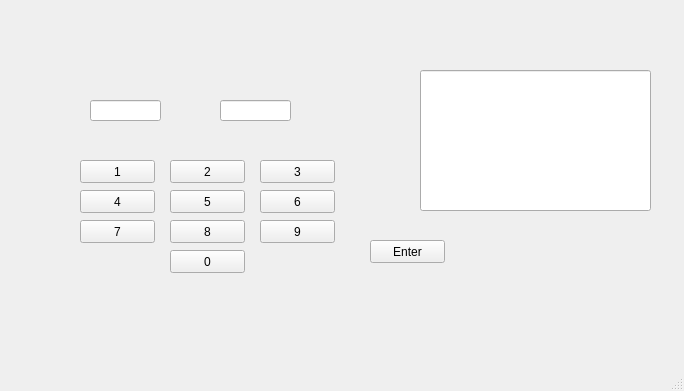
<?xml version="1.0" encoding="UTF-8"?>
<ui version="4.0">
 <class>free</class>
 <widget class="QMainWindow" name="free">
  <property name="geometry">
   <rect>
    <x>0</x>
    <y>0</y>
    <width>684</width>
    <height>391</height>
   </rect>
  </property>
  <property name="windowTitle">
   <string>MainWindow</string>
  </property>
  <widget class="QWidget" name="centralwidget">
   <widget class="QLineEdit" name="lineEdit">
    <property name="geometry">
     <rect>
      <x>90</x>
      <y>100</y>
      <width>71</width>
      <height>21</height>
     </rect>
    </property>
   </widget>
   <widget class="QLineEdit" name="lineEdit_2">
    <property name="geometry">
     <rect>
      <x>220</x>
      <y>100</y>
      <width>71</width>
      <height>21</height>
     </rect>
    </property>
   </widget>
   <widget class="QLineEdit" name="lineEdit_3">
    <property name="geometry">
     <rect>
      <x>420</x>
      <y>70</y>
      <width>231</width>
      <height>141</height>
     </rect>
    </property>
   </widget>
   <widget class="QPushButton" name="one">
    <property name="geometry">
     <rect>
      <x>80</x>
      <y>160</y>
      <width>75</width>
      <height>23</height>
     </rect>
    </property>
    <property name="text">
     <string>1</string>
    </property>
   </widget>
   <widget class="QPushButton" name="one_2">
    <property name="geometry">
     <rect>
      <x>170</x>
      <y>160</y>
      <width>75</width>
      <height>23</height>
     </rect>
    </property>
    <property name="text">
     <string>2</string>
    </property>
   </widget>
   <widget class="QPushButton" name="one_3">
    <property name="geometry">
     <rect>
      <x>260</x>
      <y>160</y>
      <width>75</width>
      <height>23</height>
     </rect>
    </property>
    <property name="text">
     <string>3</string>
    </property>
   </widget>
   <widget class="QPushButton" name="one_4">
    <property name="geometry">
     <rect>
      <x>80</x>
      <y>190</y>
      <width>75</width>
      <height>23</height>
     </rect>
    </property>
    <property name="text">
     <string>4</string>
    </property>
   </widget>
   <widget class="QPushButton" name="one_5">
    <property name="geometry">
     <rect>
      <x>170</x>
      <y>190</y>
      <width>75</width>
      <height>23</height>
     </rect>
    </property>
    <property name="text">
     <string>5</string>
    </property>
   </widget>
   <widget class="QPushButton" name="one_6">
    <property name="geometry">
     <rect>
      <x>260</x>
      <y>190</y>
      <width>75</width>
      <height>23</height>
     </rect>
    </property>
    <property name="text">
     <string>6</string>
    </property>
   </widget>
   <widget class="QPushButton" name="one_7">
    <property name="geometry">
     <rect>
      <x>80</x>
      <y>220</y>
      <width>75</width>
      <height>23</height>
     </rect>
    </property>
    <property name="text">
     <string>7</string>
    </property>
   </widget>
   <widget class="QPushButton" name="one_8">
    <property name="geometry">
     <rect>
      <x>170</x>
      <y>220</y>
      <width>75</width>
      <height>23</height>
     </rect>
    </property>
    <property name="text">
     <string>8</string>
    </property>
   </widget>
   <widget class="QPushButton" name="one_9">
    <property name="geometry">
     <rect>
      <x>260</x>
      <y>220</y>
      <width>75</width>
      <height>23</height>
     </rect>
    </property>
    <property name="text">
     <string>9</string>
    </property>
   </widget>
   <widget class="QPushButton" name="one_10">
    <property name="geometry">
     <rect>
      <x>170</x>
      <y>250</y>
      <width>75</width>
      <height>23</height>
     </rect>
    </property>
    <property name="text">
     <string>0</string>
    </property>
   </widget>
   <widget class="QPushButton" name="one_11">
    <property name="geometry">
     <rect>
      <x>370</x>
      <y>240</y>
      <width>75</width>
      <height>23</height>
     </rect>
    </property>
    <property name="text">
     <string>Enter</string>
    </property>
   </widget>
  </widget>
  <widget class="QMenuBar" name="menubar">
   <property name="geometry">
    <rect>
     <x>0</x>
     <y>0</y>
     <width>684</width>
     <height>21</height>
    </rect>
   </property>
  </widget>
  <widget class="QStatusBar" name="statusbar"/>
 </widget>
 <resources/>
 <connections/>
</ui>
